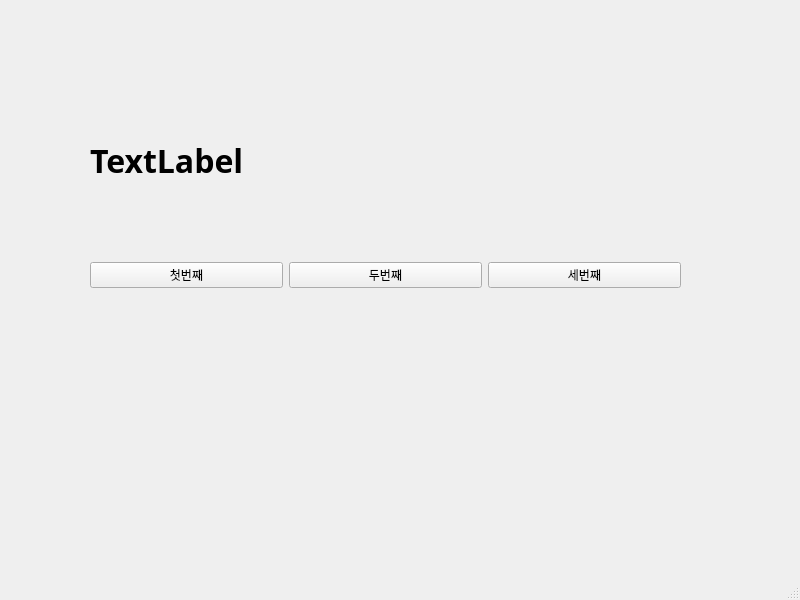
<?xml version="1.0" encoding="UTF-8"?>
<ui version="4.0">
 <class>MainWindow</class>
 <widget class="QMainWindow" name="MainWindow">
  <property name="geometry">
   <rect>
    <x>0</x>
    <y>0</y>
    <width>800</width>
    <height>600</height>
   </rect>
  </property>
  <property name="windowTitle">
   <string>MainWindow</string>
  </property>
  <widget class="QWidget" name="centralwidget">
   <widget class="QWidget" name="horizontalLayoutWidget">
    <property name="geometry">
     <rect>
      <x>90</x>
      <y>200</y>
      <width>591</width>
      <height>151</height>
     </rect>
    </property>
    <layout class="QHBoxLayout" name="horizontalLayout">
     <item>
      <widget class="QPushButton" name="pushButton_2">
       <property name="text">
        <string>첫번째</string>
       </property>
      </widget>
     </item>
     <item>
      <widget class="QPushButton" name="pushButton_3">
       <property name="text">
        <string>두번째</string>
       </property>
      </widget>
     </item>
     <item>
      <widget class="QPushButton" name="pushButton">
       <property name="text">
        <string>세번째</string>
       </property>
      </widget>
     </item>
    </layout>
   </widget>
   <widget class="QLabel" name="label">
    <property name="geometry">
     <rect>
      <x>90</x>
      <y>130</y>
      <width>471</width>
      <height>61</height>
     </rect>
    </property>
    <property name="font">
     <font>
      <family>맑은 고딕</family>
      <pointsize>24</pointsize>
      <weight>75</weight>
      <bold>true</bold>
     </font>
    </property>
    <property name="text">
     <string>TextLabel</string>
    </property>
   </widget>
  </widget>
  <widget class="QMenuBar" name="menubar">
   <property name="geometry">
    <rect>
     <x>0</x>
     <y>0</y>
     <width>800</width>
     <height>21</height>
    </rect>
   </property>
  </widget>
  <widget class="QStatusBar" name="statusbar"/>
 </widget>
 <resources/>
 <connections>
  <connection>
   <sender>pushButton_2</sender>
   <signal>clicked()</signal>
   <receiver>MainWindow</receiver>
   <slot>firstClick()</slot>
   <hints>
    <hint type="sourcelabel">
     <x>178</x>
     <y>296</y>
    </hint>
    <hint type="destinationlabel">
     <x>185</x>
     <y>341</y>
    </hint>
   </hints>
  </connection>
  <connection>
   <sender>pushButton_3</sender>
   <signal>clicked()</signal>
   <receiver>MainWindow</receiver>
   <slot>secondClick()</slot>
   <hints>
    <hint type="sourcelabel">
     <x>388</x>
     <y>297</y>
    </hint>
    <hint type="destinationlabel">
     <x>398</x>
     <y>340</y>
    </hint>
   </hints>
  </connection>
  <connection>
   <sender>pushButton</sender>
   <signal>clicked()</signal>
   <receiver>MainWindow</receiver>
   <slot>thirdClick()</slot>
   <hints>
    <hint type="sourcelabel">
     <x>580</x>
     <y>302</y>
    </hint>
    <hint type="destinationlabel">
     <x>613</x>
     <y>348</y>
    </hint>
   </hints>
  </connection>
 </connections>
 <slots>
  <slot>firstClick()</slot>
  <slot>secondClick()</slot>
  <slot>thirdClick()</slot>
 </slots>
</ui>
